Frame 1 (no input): blank canvas, image omitted
Frame 60 (no input): blank canvas, image omitted
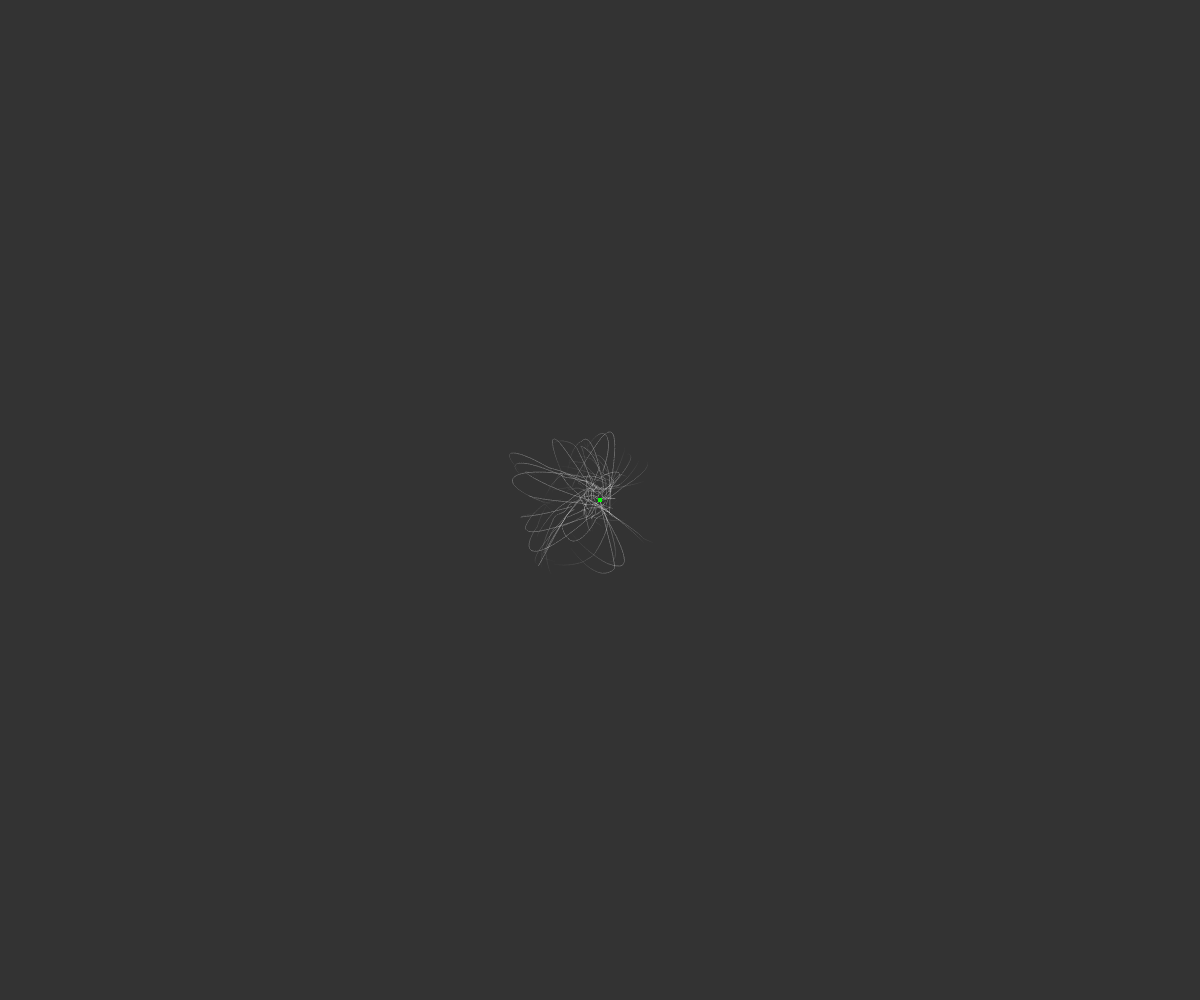
Frame 120 (the mouse pressed at the canvas centre since frame 60)

The p5.js sketch whose frames 1 and 60 were blank and that drew this single picture after the mouse press (run headless with seeded random() and noise() and a simulated clock; from frame 60 on, the mouse is pressed at the canvas centre):

// p5.js sketch
// ── sketch.js
// Daniel Shiffman
// http://codingtra.in
// Attraction / Repulsion
// Video: https://youtu.be/OAcXnzRNiCY

var attractors = [];
var particles = [];

function setup() {

  var w = window,
    d = document,
    e = d.documentElement,
    g = d.getElementsByTagName('body')[0],
    x = w.innerWidth || e.clientWidth || g.clientWidth,
    y = w.innerHeight|| e.clientHeight|| g.clientHeight;

  createCanvas(x, y);
  background(51);
  // for (var i = 0; i < 10; i++) {
  //   attractors.push(createVector(random(width), random(height)));
  // }
}

function mousePressed() {
  attractors.push(createVector(mouseX, mouseY));
}

var drawBG = 0;

function draw() {
  
  if(!(++drawBG%600)){
    background(51);
  }

  //background(51);

  stroke(255);
  strokeWeight(4);
  if (particles.length < 200) {
    if(attractors.length){
      var spawn = attractors[ Math.floor(Math.random()*attractors.length) ]; 
      
      particles.push(new Particle(spawn.x + random(-20,20), spawn.y + random(-20,20)));
    }

  
    //particles.splice(0, 1);
  }

  for (var i = 0; i < attractors.length; i++) {
    stroke(0, 255, 0);
    point(attractors[i].x, attractors[i].y);
  }
  
  for (var i = 0; i < particles.length; i++) {
    var particle = particles[i];
    for (var j = 0; j < attractors.length; j++) {
      particle.attracted(attractors[j]);
    }

    for (var m = 0; m < particles.length; m++) {
      particle.attracted(particles[m].pos);
    }


    particle.update();
    particle.show();
  }

}

// ── particle.js
// Daniel Shiffman
// http://codingtra.in
// Attraction / Repulsion
// Video: https://youtu.be/OAcXnzRNiCY

function Particle(x, y) {
  this.pos = createVector(x, y);
  this.prev = createVector(x, y);
  this.vel = createVector(); //p5.Vector.random2D();
  this.trail = [];
  //this.vel = p5.Vector.random2D();
  //this.vel.setMag(random(2, 5));
  this.acc = createVector();

  var setTrail = 0;
  this.update = function() {
    this.vel.add(this.acc);
    this.vel.limit(5);
    this.pos.add(this.vel);
    
    //if(!(++setTrail%2)){
      this.trail.push(createVector(this.pos.x, this.pos.y));
    //}
    
    if(this.trail.length > 20){
      this.trail.splice(0, 1);
    }

    this.acc.mult(0);
  }

  this.show = function() {
    noFill();
    stroke(255, 5);    
    strokeWeight(1);

    beginShape();
      for (var k = 0; k < this.trail.length; k++) {
        var trailPoint = this.trail[k];
        curveVertex(trailPoint.x,  trailPoint.y);
      }
    endShape();

   // line(this.pos.x, this.pos.y, this.prev.x, this.prev.y);

    this.prev.x = this.pos.x;
    this.prev.y = this.pos.y;

  }

  this.attracted = function(target) {
    // var dir = target - this.pos
    var force = p5.Vector.sub(target, this.pos);
    var d = force.mag();
    d = constrain(d, 1, 25);
    var G = 5;
    var strength = G / (d * d);
    force.setMag(strength);
    if (d < 5) {
      force.mult(-5);
    }
    this.acc.add(force);
  }

}
